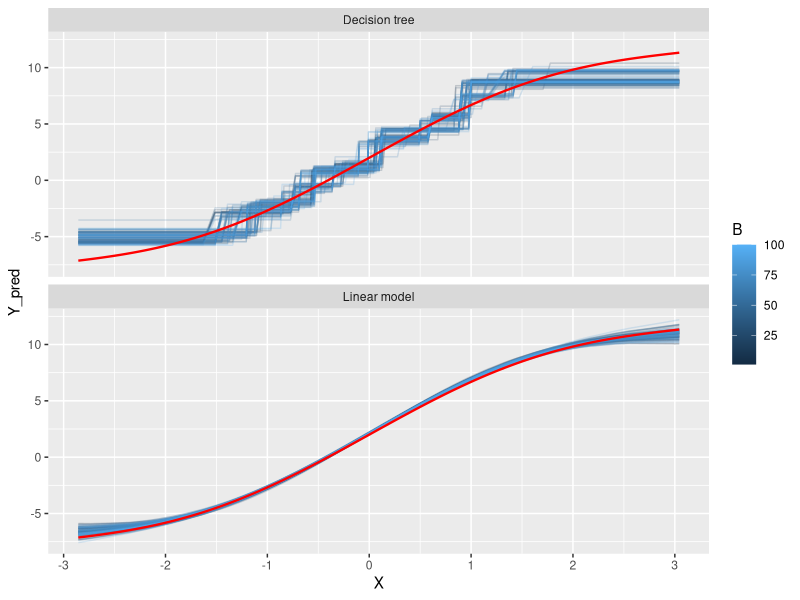

Source code (R):
###################################
########## Practical 6.2 ##########
###################################
library(tidyverse)
library(rpart)

#########
### b ###
#########

simulate_data <- function(n, seed = 2026)
{
  set.seed(seed)
  X <- rnorm(n)
  e <- rt(n, df = 10)

  Y <- 2 + 3*X + 2*sin(X) + e

  return(
    data.frame(
      X = X,
      e = e,
      Y = Y
    )
  )
}

# Both baggers return a B x nrow(grid) matrix: row b holds the predictions
# of the b'th bootstrap fit on the grid. The bagged prediction is colMeans().
non_parametric_bootstrap_bagger <- function(
  fitter,
  grid_fitter,
  grid,
  data,
  B,
  seed,
  replace = TRUE
)
{
  result <- matrix(NA, nrow = B, ncol = nrow(grid))

  rows_in_data <- nrow(data)

  set.seed(seed)
  for (i in 1:B){
    idx <- sample(1:rows_in_data, rows_in_data, replace = replace)
    fit_model <- fitter(data[idx,])
    result[i, ] <- grid_fitter(fit_model, grid)
  }

  return(result)
}

parametric_bootstrap_bagger <- function(
  fitter,
  original_model,
  grid_fitter,
  grid,
  data,
  B,
  seed
)
{
  result <- matrix(NA, nrow = B, ncol = nrow(grid))

  set.seed(seed)
  for (i in 1:B){
    #Make parametric data
    parametric_data <- data
    parametric_data$Y <- simulate(original_model)[[1]]

    fit_model <- fitter(parametric_data)
    result[i, ] <- grid_fitter(fit_model, grid)
  }

  return(result)
}

mse <- function(y, y_hat) {mean((y - y_hat)^2)}


train_data <- simulate_data(500, seed = 2026)
test_data <- simulate_data(200, seed = 1234)



## i) ##
lm_fitter <- function(data) {lm(Y ~ X + sin(X), data = data)}
lm_grid_fitter <- function(lm, grid) {predict(lm, newdata = grid)}

lm_original <- lm_fitter(train_data)

lm_nonpara <- non_parametric_bootstrap_bagger(
  fitter = lm_fitter,
  grid_fitter = lm_grid_fitter,
  grid = test_data,
  data = train_data,
  B = 100,
  seed = 1,
  replace = TRUE
)

lm_para <- parametric_bootstrap_bagger(
  fitter = lm_fitter,
  original_model = lm_original,
  grid_fitter = lm_grid_fitter,
  grid = test_data,
  data = train_data,
  B = 100,
  seed = 1
)

lm_mse <- tibble(
  model = c("Original", "Nonparametric bagging", "Parametric bagging"),
  test_MSE = c(
    mse(test_data$Y, predict(lm_original, newdata = test_data)),
    mse(test_data$Y, colMeans(lm_nonpara)),
    mse(test_data$Y, colMeans(lm_para))
  )
)

(lm_mse)



## ii) ##
rpart_fitter <- function(data) {rpart(Y ~ X, data = data)}
rpart_grid_fitter <- function(rpart, grid) {predict(rpart, newdata = grid)}

rpart_original <- rpart_fitter(train_data)

rpart_nonpara <- non_parametric_bootstrap_bagger(
  fitter = rpart_fitter,
  grid_fitter = rpart_grid_fitter,
  grid = test_data,
  data = train_data,
  B = 100,
  seed = 1,
  replace = TRUE
)

rpart_mse <- tibble(
  model = c("Original", "Nonparametric bagging"),
  test_MSE = c(
    mse(test_data$Y, predict(rpart_original, newdata = test_data)),
    mse(test_data$Y, colMeans(rpart_nonpara))
  )
)

(rpart_mse)
#In light of a) then this model really benefits from bagging, where the linear model really did not
#The decision tree is very non-linear and can get better using bagging



## iii) ##
# Column j of a prediction matrix is the prediction at test_data$X[j]
pivot_predictions <- function(pred, model_name, grid = test_data)
{
  colnames(pred) <- seq_len(ncol(pred))

  pred |>
    as_tibble() |>
    mutate(B = row_number()) |>
    pivot_longer(
      cols = -B,
      names_to = "obs",
      names_transform = as.integer,
      values_to = "Y_pred"
    ) |>
    mutate(
      X = grid$X[obs],
      model = model_name
    ) |>
    select(model, B, X, Y_pred)
}

plot_data <- bind_rows(
  pivot_predictions(lm_para, "Linear model"),
  pivot_predictions(rpart_nonpara, "Decision tree")
)

(plot_data)


plot_data |>
  ggplot(aes(x = X, y = Y_pred, color = B, group = B)) +
  geom_line(alpha = 0.2) +
  geom_function(
    fun = function(x) {2 + 3*x + 2*sin(x)},
    inherit.aes = FALSE, color = "red", linewidth = 0.8
  ) +
  facet_wrap(~model, nrow = 2)

# Empirical variance across bootstraps and squared bias of the bagged
# prediction, both averaged over the test points
plot_data |>
  mutate(f_true = 2 + 3*X + 2*sin(X)) |>
  group_by(model, X) |>
  summarise(
    variance = var(Y_pred),
    bias2 = (mean(Y_pred) - first(f_true))^2,
    .groups = "drop"
  ) |>
  group_by(model) |>
  summarise(
    avg_variance = mean(variance),
    avg_bias2 = mean(bias2)
  )

# Variance: the linear bootstrap curves form a very tight band. 
# The tree curves scatter widely, especially near the split points, 
# because small changes in the data move the splits. The tree's variance 
# is about 60× larger.

# Bias: the linear model is correctly specified (Y ~ X + sin(X)), 
# so its bias is near zero. The tree approximates a smooth curve with steps, 
# so it is biased.

# Who benefits most from bagging: the tree. Bagging only reduces the variance 
# part. The linear model has almost no variance to remove, and by (a) its 
# bagged estimator is just $\hat\beta$ plus noise.

# Does this match the simulation? Yes. The tree's test MSE fell from 1.96 to 
# 1.50, while the linear model stayed at about 1.32. Bagging leaves the tree's 
# bias in place, so the bagged tree is still worse than the linear model and 
# above the noise floor $\text{Var}(t_{10}) = 1.25$.
